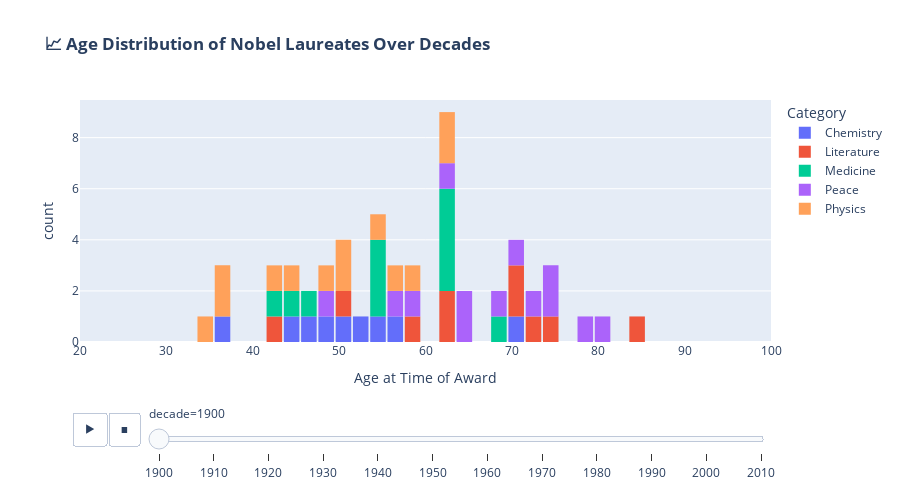

Here is the notebook cell this chart was saved with:
### Markdown cell above
---

## 5. 📈 Age of Discovery: When Do Winners Achieve Greatness?

**Storytelling**: At what age do people typically make their Nobel-winning discoveries? This animated histogram shows how the age distribution of laureates has shifted over the decades.

### Code cell
# Animated histogram of laureate ages
df_age = df[['decade', 'age', 'category']].dropna()

fig_age_hist = px.histogram(
    df_age,
    x='age',
    color='category',
    animation_frame='decade',
    nbins=30,
    range_x=[20, 100],
    title='<b>📈 Age Distribution of Nobel Laureates Over Decades</b>',
    labels={'age': 'Age at Time of Award', 'category': 'Category'}
)

fig_age_hist.update_layout(height=500, bargap=0.1)
fig_age_hist.layout.updatemenus[0].buttons[0].args[1]['frame']['duration'] = 800
fig_age_hist.show()

### Figure 1 — Plotly figure (JSON) as saved in the notebook; plotly's stock layout.template omitted (floating-point values rounded to 4 significant figures)
{"data": [{"bingroup": "x", "hovertemplate": "Category=Chemistry<br>decade=1900<br>Age at Time of Award=%{x}<br>count=%{y}<extra></extra>", "legendgroup": "Chemistry", "marker": {"color": "#636efa", "pattern": {"shape": ""}}, "name": "Chemistry", "nbinsx": 30, "orientation": "v", "showlegend": true, "type": "histogram", "x": [49.0, 50.0, 44.0, 52.0, 70.0, 54.0, 47.0, 37.0, 56.0], "xaxis": "x", "yaxis": "y"}, {"bingroup": "x", "hovertemplate": "Category=Literature<br>decade=1900<br>Age at Time of Award=%{x}<br>count=%{y}<extra></extra>", "legendgroup": "Literature", "marker": {"color": "#EF553B", "pattern": {"shape": ""}}, "name": "Literature", "nbinsx": 30, "orientation": "v", "showlegend": true, "type": "histogram", "x": [62.0, 85.0, 71.0, 74.0, 72.0, 59.0, 71.0, 42.0, 62.0, 51.0], "xaxis": "x", "yaxis": "y"}, {"bingroup": "x", "hovertemplate": "Category=Medicine<br>decade=1900<br>Age at Time of Award=%{x}<br>count=%{y}<extra></extra>", "legendgroup": "Medicine", "marker": {"color": "#00cc96", "pattern": {"shape": ""}}, "name": "Medicine", "nbinsx": 30, "orientation": "v", "showlegend": true, "type": "histogram", "x": [47.0, 45.0, 43.0, 55.0, 62.0, 63.0, 54.0, 62.0, 63.0, 54.0, 68.0], "xaxis": "x", "yaxis": "y"}, {"bingroup": "x", "hovertemplate": "Category=Peace<br>decade=1900<br>Age at Time of Award=%{x}<br>count=%{y}<extra></extra>", "legendgroup": "Peace", "marker": {"color": "#ab63fa", "pattern": {"shape": ""}}, "name": "Peace", "nbinsx": 30, "orientation": "v", "showlegend": true, "type": "histogram", "x": [73.0, 79.0, 69.0, 59.0, 75.0, 62.0, 48.0, 74.0, 64.0, 64.0, 71.0, 80.0, 57.0], "xaxis": "x", "yaxis": "y"}, {"bingroup": "x", "hovertemplate": "Category=Physics<br>decade=1900<br>Age at Time of Award=%{x}<br>count=%{y}<extra></extra>", "legendgroup": "Physics", "marker": {"color": "#FFA15A", "pattern": {"shape": ""}}, "name": "Physics", "nbinsx": 30, "orientation": "v", "showlegend": true, "type": "histogram", "x": [56.0, 49.0, 37.0, 51.0, 44.0, 36.0, 62.0, 43.0, 50.0, 55.0, 63.0, 35.0, 59.0], "xaxis": "x", "yaxis": "y"}], "layout": {"bargap": 0.1, "barmode": "relative", "height": 500, "legend": {"title": {"text": "Category"}, "tracegroupgap": 0}, "sliders": [{"active": 0, "currentvalue": {"prefix": "decade="}, "len": 0.9, "pad": {"b": 10, "t": 60}, "steps": [{"args": [["1900"], {"frame": {"duration": 0, "redraw": true}, "fromcurrent": true, "mode": "immediate", "transition": {"duration": 0, "easing": "linear"}}], "label": "1900", "method": "animate"}, {"args": [["1910"], {"frame": {"duration": 0, "redraw": true}, "fromcurrent": true, "mode": "immediate", "transition": {"duration": 0, "easing": "linear"}}], "label": "1910", "method": "animate"}, {"args": [["1920"], {"frame": {"duration": 0, "redraw": true}, "fromcurrent": true, "mode": "immediate", "transition": {"duration": 0, "easing": "linear"}}], "label": "1920", "method": "animate"}, {"args": [["1930"], {"frame": {"duration": 0, "redraw": true}, "fromcurrent": true, "mode": "immediate", "transition": {"duration": 0, "easing": "linear"}}], "label": "1930", "method": "animate"}, {"args": [["1940"], {"frame": {"duration": 0, "redraw": true}, "fromcurrent": true, "mode": "immediate", "transition": {"duration": 0, "easing": "linear"}}], "label": "1940", "method": "animate"}, {"args": [["1950"], {"frame": {"duration": 0, "redraw": true}, "fromcurrent": true, "mode": "immediate", "transition": {"duration": 0, "easing": "linear"}}], "label": "1950", "method": "animate"}, {"args": [["1960"], {"frame": {"duration": 0, "redraw": true}, "fromcurrent": true, "mode": "immediate", "transition": {"duration": 0, "easing": "linear"}}], "label": "1960", "method": "animate"}, {"args": [["1970"], {"frame": {"duration": 0, "redraw": true}, "fromcurrent": true, "mode": "immediate", "transition": {"duration": 0, "easing": "linear"}}], "label": "1970", "method": "animate"}, {"args": [["1980"], {"frame": {"duration": 0, "redraw": true}, "fromcurrent": true, "mode": "immediate", "transition": {"duration": 0, "easing": "linear"}}], "label": "1980", "method": "animate"}, {"args": [["1990"], {"frame": {"duration": 0, "redraw": true}, "fromcurrent": true, "mode": "immediate", "transition": {"duration": 0, "easing": "linear"}}], "label": "1990", "method": "animate"}, {"args": [["2000"], {"frame": {"duration": 0, "redraw": true}, "fromcurrent": true, "mode": "immediate", "transition": {"duration": 0, "easing": "linear"}}], "label": "2000", "method": "animate"}, {"args": [["2010"], {"frame": {"duration": 0, "redraw": true}, "fromcurrent": true, "mode": "immediate", "transition": {"duration": 0, "easing": "linear"}}], "label": "2010", "method": "animate"}], "x": 0.1, "xanchor": "left", "y": 0, "yanchor": "top"}], "title": {"text": "<b>📈 Age Distribution of Nobel Laureates Over Decades</b>"}, "updatemenus": [{"buttons": [{"args": [null, {"frame": {"duration": 800, "redraw": true}, "fromcurrent": true, "mode": "immediate", "transition": {"duration": 500, "easing": "linear"}}], "label": "&#9654;", "method": "animate"}, {"args": [[null], {"frame": {"duration": 0, "redraw": true}, "fromcurrent": true, "mode": "immediate", "transition": {"duration": 0, "easing": "linear"}}], "label": "&#9724;", "method": "animate"}], "direction": "left", "pad": {"r": 10, "t": 70}, "showactive": false, "type": "buttons", "x": 0.1, "xanchor": "right", "y": 0, "yanchor": "top"}], "xaxis": {"anchor": "y", "domain": [0, 1], "range": [20, 100], "title": {"text": "Age at Time of Award"}}, "yaxis": {"anchor": "x", "domain": [0, 1], "title": {"text": "count"}}}}
